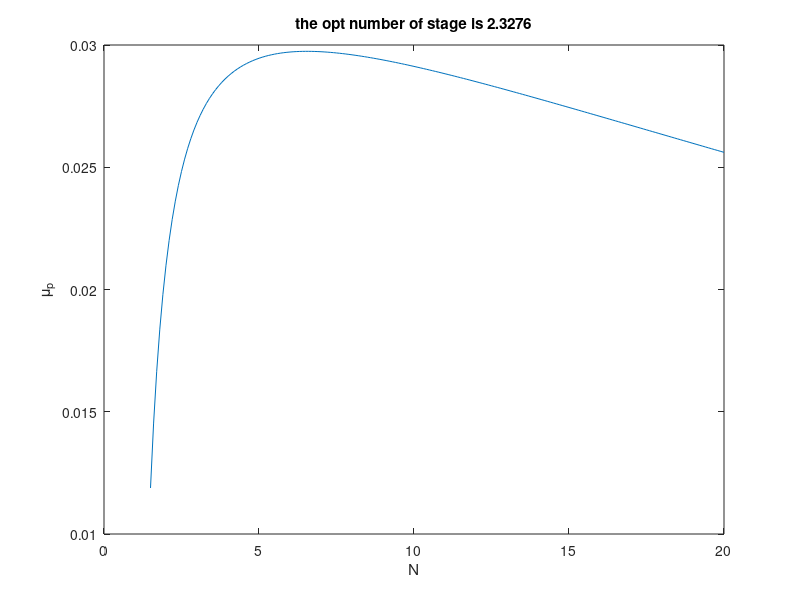

The MATLAB source for this figure: (Note: this script raises an error after producing the figure.)
%% Shamim Sanisales
%% session1
clc;
clear all;
close all;

global  g0 fM R wE h0 phi Hp Ha inc Ve_perigee Vearth AZ VR khi AZ_real Ispv...
    gamaps apc asigma acs nv Vlost_percentage a b C Vlost Vbarchar mu_PL Nopt mPL...
    HPL DPL m_fairing m_upper_stage h_fairing_seperation pcs Di_Max Rn_min ...
    teta_min teta_max Lfairing_D_Max Lfairing_D_min L1_D1_Max2 L1_D1_min2 L2_D2_Max2 L2_D2_min2 ...
    Mach alpha beta h min_delta_Vchar_allowable min_delta_Mass_allowable min_delta_Vlost_allowable ...
    Ispv1 gamaps1 apc1 Ispv2 gamaps2 apc2 apc3 gamaps3 Ispv3 Fuel_kind;


%% ----- Inputs -----
%% ----- Destination orbit info -----
Di_Max = 4;
min_delta_Vlost_allowable = 0.01;
min_delta_Vchar_allowable = 0.01;
min_delta_Mass_allowable = 0.01;

g0 = 9.80665;
fM = 3.9862e5;
R = 6378;
wE = 7.29e-5;
h0 = 0;
phi = 30; %degree
Hp = 250;
Ha = 250;
inc = 55;

%% ----- propaltion & structure inputs -----
Ispv1 = 330; %s UDMH_N2O4 fuel
gamaps1 = 0.01;
apc1 = 0.04; 

Ispv2 = 300; %s UDMH_N2O4 fuel
gamaps2 = 0.02;
apc2 = 0.1; 

Ispv3 = 300; %s UDMH_N2O4 fuel
gamaps3 = 0.01;
apc3 = 0.04; 

asigma = 0.03;

acs = 0.01;
nv = 1.5;

Vlost_percentage = 20/100; % 20%

%% ----- payload specification ----- 

mPL = 1500; % kg
DPL = 2.4;
HPL = 3;
V_PL = 1.2*(pi*DPL^2/4)*HPL; % velocity

m_fairing = mPL*0.15;
m_upper_stage = m_fairing + mPL;

h_fairing_seperation = 100000; %meter

% for 2 stage LV
L1_D1_Max2 = 14;
L1_D1_min2 = 2;
L2_D2_Max2 = 5.5;
L2_D2_min2 = 2;

Mach = 0.5;
alpha = 0;
beta = 0;
h = 0;
%% ----- Calculation -----
%% ----- destination orbit -----
Ve_perigee = sqrt(2*fM*((1/(R+Hp)))-(1/(2+R+Hp+Ha)));
fprintf('Ve_perigee(km/s) = %12.5f\n',Ve_perigee);
phi = deg2rad(phi);
inc = deg2rad(inc);
Vearth = R* wE * cos(phi);

AZ = asin(cos(inc)/cos(phi));
%beta = (pi/2) - AZ;

Vorbit = sqrt(2*fM*((1/(R+Hp))-(1/((2*R)+Hp+Ha))));
VR = sqrt((Vearth^2)+ (Vorbit^2)-(2*Vearth*Vorbit*cos((pi/2) - AZ)));

khi = asin((Vearth*sin((pi/2) - AZ))/VR);

AZ_real = AZ - khi;

% fprintf('Vorbit(km/s) = %12.5f\n',Vorbit);
fprintf('VR(km/s) = %12.5f\n',VR);
VR=VR*1000; 

fprintf('AZ Real(degree) = %12.5f\n',rad2deg(AZ_real));

%% ----- Number of stage -----
Ispv = Ispv3;
gamaps = gamaps3;
apc = apc3;

a = (apc + asigma) ./ (1+apc);
b = gamaps ./ (1+apc);
C = Ispv .* g0;

Vlost = VR * Vlost_percentage;
VChar = VR + Vlost;
Vbarchar = VChar/C;

N = 1.5:0.1:20;
mu_PL1=((1./(1-a)).*((exp(-Vbarchar)).^(1./N)-a-b.*nv)).^N;

figure(1);
plot(N,mu_PL1);
xlabel('N');
ylabel('\mu_p');

mu_PL = max(mu_PL1);
Nmax = interp1(mu_PL1,N,mu_PL);
N = 1.5:0.1:Nmax;
mu_PL1=((1./(1-a)).*((exp(-Vbarchar)).^(1./N)-a-b.*nv)).^N;
Nopt=interp1(mu_PL1,N,0.8*mu_PL);

title(['the opt number of stage is ' num2str(Nopt)]);
fprintf('the opt number of stage is %12.5f\n',(Nopt));


Nopt = menu('number of stage',...
                '  one  ','  two  ');
            
counter = 1;
while counter <= Nopt
    Fuel_kind(counter) = menu(['fuel kind (stage ' num2str(counter) ')'],'o2-kerosine','o2-H2','UDMH-N2o4');
    counter = counter+1;
end
Main_1
% main_i



